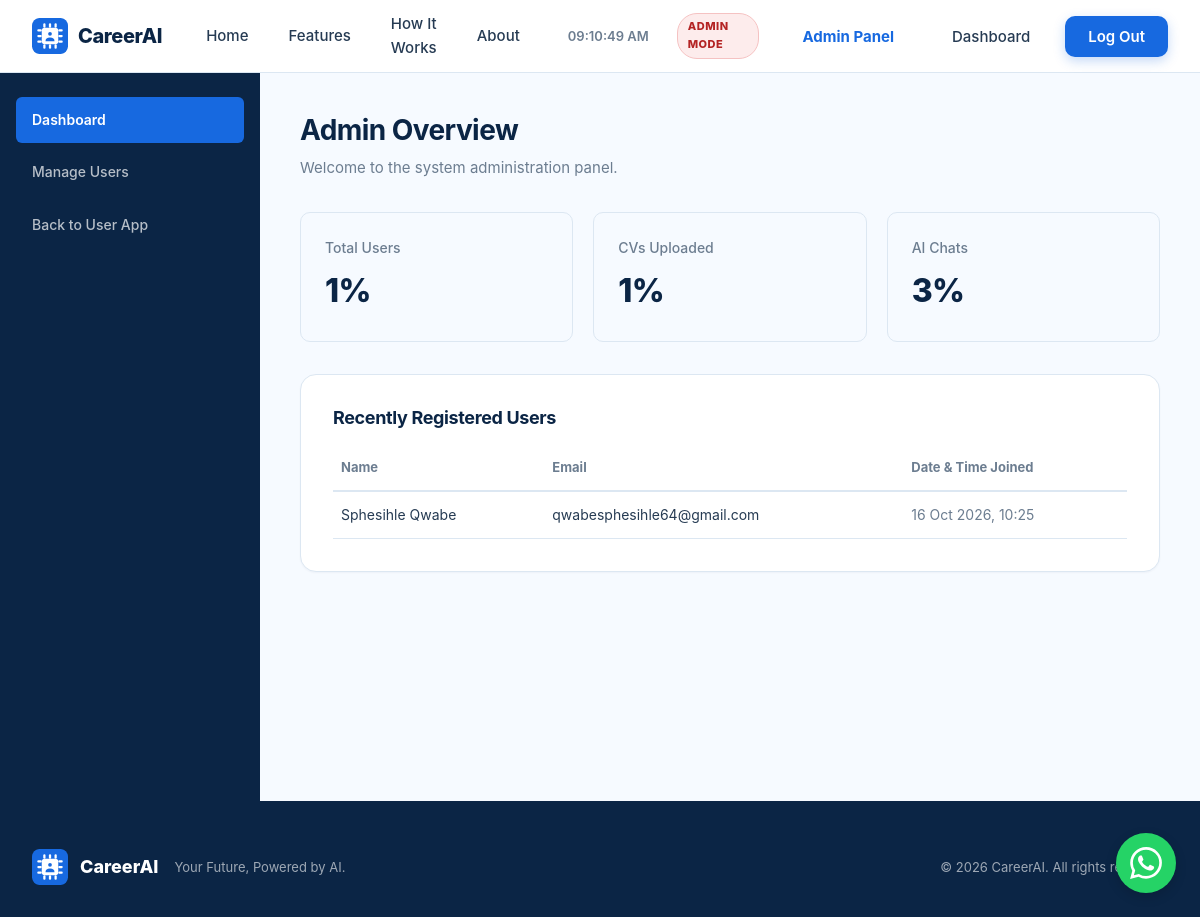
Page /admin/index.php (signed in) on the committed database.
### tables this page shows
CREATE TABLE `users` (
  `id` int(10) UNSIGNED NOT NULL,
  `first_name` varchar(50) NOT NULL,
  `last_name` varchar(50) NOT NULL,
  `email` varchar(150) NOT NULL,
  `phone` varchar(20) NOT NULL DEFAULT '',
  `password_hash` varchar(255) NOT NULL,
  `role` enum('user','admin') NOT NULL DEFAULT 'user',
  `is_active` tinyint(1) NOT NULL DEFAULT 1,
  `email_verified` tinyint(1) NOT NULL DEFAULT 0,
  `otp_code` varchar(6) NOT NULL DEFAULT '',
  `otp_expires_at` datetime DEFAULT NULL,
  `otp_attempts` tinyint(3) UNSIGNED NOT NULL DEFAULT 0,
  `reset_token` varchar(64) NOT NULL DEFAULT '',
  `reset_expires_at` datetime DEFAULT NULL,
  `created_at` datetime NOT NULL DEFAULT current_timestamp(),
  `updated_at` datetime NOT NULL DEFAULT current_timestamp() ON UPDATE current_timestamp()
);

### includes/functions.php (called while the page is built, shortened)
<?php
function url($path = '')
{
    $path = ltrim($path, '/');
    return rtrim(SITE_URL, '/') . '/' . $path;
}
function e($value)
{
    return htmlspecialchars((string) $value, ENT_QUOTES, 'UTF-8');
}

### admin/index.php (the view, shortened to what this page needs)
<?php
require_once __DIR__ . '/../config/database.php';
$totalUsers = 0;
$res = $conn->query("SELECT COUNT(*) as count FROM users WHERE role = 'user'");
if ($res) $totalUsers = $res->fetch_assoc()['count'];
$totalCvs = 0;
$res = $conn->query("SELECT COUNT(*) as count FROM cvs");
if ($res) $totalCvs = $res->fetch_assoc()['count'];
$totalChats = 0;
$res = $conn->query("SELECT COUNT(*) as count FROM chat_messages WHERE role = 'user'");
if ($res) $totalChats = $res->fetch_assoc()['count'];
$recentUsers = $conn->query("SELECT first_name, last_name, email, created_at FROM users WHERE role = 'user' ORDER BY created_at DESC LIMIT 5");
require_once __DIR__ . '/../includes/header.php';
?>
<div class="dashboard-wrapper">
    <aside class="dash-sidebar">
        <nav class="dash-menu" aria-label="Admin navigation">
            <a href="<?php echo url('admin/index.php'); ?>" class="active">Dashboard</a>
            <a href="<?php echo url('admin/users.php'); ?>">Manage Users</a>
            <a href="<?php echo url('pages/dashboard.php'); ?>">Back to User App</a>
        </nav>
    </aside>
    <main class="dash-content" id="main-content">
        <div class="dash-header">
            <h1>Admin Overview</h1>
            <p>Welcome to the system administration panel.</p>
        </div>
        <div class="preview-stats" style="grid-template-columns: repeat(3, 1fr); gap: 20px; margin-bottom: 32px; max-width: 900px;">
            <div class="preview-stat-card" style="padding: 24px; text-align: left;">
                <p class="stat-label" style="font-size: 14px;">Total Users</p>
                <p class="stat-value" style="font-size: 32px;"><?php echo $totalUsers; ?></p>
            </div>
            <div class="preview-stat-card" style="padding: 24px; text-align: left;">
                <p class="stat-label" style="font-size: 14px;">CVs Uploaded</p>
                <p class="stat-value" style="font-size: 32px;"><?php echo $totalCvs; ?></p>
            </div>
            <div class="preview-stat-card" style="padding: 24px; text-align: left;">
                <p class="stat-label" style="font-size: 14px;">AI Chats</p>
                <p class="stat-value" style="font-size: 32px;"><?php echo $totalChats; ?></p>
            </div>
        </div>
        <div class="dash-card" style="max-width: 900px;">
            <h2 style="font-size: 18px; margin-bottom: 16px;">Recently Registered Users</h2>
            <div style="overflow-x: auto;">
                <table style="width: 100%; border-collapse: collapse; text-align: left;">
                    <thead>
                        <tr style="border-bottom: 2px solid var(--border-color);">
                            <th style="padding: 12px 8px; color: var(--secondary-text); font-size: 13px;">Name</th>
                            <th style="padding: 12px 8px; color: var(--secondary-text); font-size: 13px;">Email</th>
                            <th style="padding: 12px 8px; color: var(--secondary-text); font-size: 13px;">Date & Time Joined</th>
                        </tr>
                    </thead>
                    <tbody>
                        <?php
                        if ($recentUsers && $recentUsers->num_rows > 0) {
                            while($row = $recentUsers->fetch_assoc()): ?>
                                <tr style="border-bottom: 1px solid var(--border-color);">
                                    <td style="padding: 12px 8px; font-size: 14px;"><?php echo e($row['first_name'] . ' ' . $row['last_name']); ?></td>
                                    <td style="padding: 12px 8px; font-size: 14px;"><?php echo e($row['email']); ?></td>
                                    <td style="padding: 12px 8px; font-size: 14px; color: var(--secondary-text);">
                                        <?php echo date('d M Y, H:i', strtotime($row['created_at'])); ?>
                                    </td>
                                </tr>
                            <?php endwhile;
                        } else {
                            echo '<tr><td colspan="3" style="padding: 16px; text-align: center; color: var(--secondary-text);">No users found.</td></tr>';
                        }
                        ?>
                    </tbody>
                </table>
            </div>
        </div>
    </main>
</div>
<?php require_once __DIR__ . '/../includes/footer.php'; ?>

### assets/css/style.css (style rules this page uses)
*, *::before, *::after { box-sizing: border-box; margin: 0; padding: 0; }
:root { --primary-blue: #1769E0; --primary-blue-dark: #1257C0; --dark-navy: #0B2545; --light-blue: #EDF5FF; --very-light-bg: #F6FAFF; --white: #FFFFFF; --main-text: #263B53; --secondary-text: #6C7D90; --success-green: #19A86B; --purple-accent: #7654D6; --border-color: #DCE7F2; --shadow-sm: 0 1px 2px rgba(11, 37, 69, 0.04); --shadow-md: 0 4px 12px rgba(11, 37, 69, 0.06); --shadow-lg: 0 12px 32px rgba(11, 37, 69, 0.10); --shadow-xl: 0 24px 60px rgba(11, 37, 69, 0.12); --radius-sm: 6px; --radius-md: 10px; --radius-lg: 16px; --radius-xl: 24px; }
html { scroll-behavior: smooth; -webkit-text-size-adjust: 100%; }
body { font-family: 'Inter', -apple-system, BlinkMacSystemFont, 'Segoe UI', Roboto, 'Helvetica Neue', Arial, sans-serif; font-size: 16px; line-height: 1.6; color: var(--main-text); background-color: var(--white); -webkit-font-smoothing: antialiased; -moz-osx-font-smoothing: grayscale; }
a { text-decoration: none; color: inherit; transition: color 0.2s ease; }
h1, h2, h3, h4, h5, h6 { color: var(--dark-navy); font-weight: 700; line-height: 1.25; letter-spacing: -0.02em; }
.preview-stats { display: grid; grid-template-columns: repeat(3, 1fr); gap: 10px; margin-bottom: 18px; }
.preview-stat-card { background-color: var(--very-light-bg); border: 1px solid var(--border-color); border-radius: var(--radius-md); padding: 12px; text-align: center; }
.stat-label { font-size: 10px; color: var(--secondary-text); margin-bottom: 6px; font-weight: 500; }
.stat-value { font-size: 22px; font-weight: 800; color: var(--dark-navy); letter-spacing: -0.02em; }

### assets/css/dashboard.css (style rules this page uses)
.dashboard-wrapper { display: flex; min-height: calc(100vh - 72px); background-color: var(--very-light-bg); }
.dash-sidebar { width: 260px; background-color: var(--dark-navy); color: var(--white); padding: 24px 16px; flex-shrink: 0; }
.dash-menu { display: flex; flex-direction: column; gap: 6px; }
.dash-menu a { display: flex; align-items: center; gap: 12px; padding: 12px 16px; border-radius: var(--radius-sm); color: rgba(255, 255, 255, 0.7); font-size: 14px; font-weight: 500; transition: all 0.2s ease; }
.dash-menu a.active { background-color: var(--primary-blue); color: var(--white); font-weight: 600; }
.dash-content { flex: 1; padding: 40px; overflow-y: auto; }
.dash-header { margin-bottom: 32px; }
.dash-header h1 { font-size: 28px; color: var(--dark-navy); margin-bottom: 8px; }
.dash-header p { color: var(--secondary-text); font-size: 15px; }
.dash-card { background-color: var(--white); border: 1px solid var(--border-color); border-radius: var(--radius-lg); padding: 32px; box-shadow: var(--shadow-sm); max-width: 800px; }

### rows in the picture
users: first_name+last_name "Sphesihle Qwabe", email "qwabesphesihle64@gmail.com", created_at "16 Oct 2026, 10:25"

### other values in the picture
SITE_NAME "CareerAI"
$totalUsers "1%"
$totalCvs "1%"
$totalChats "3%"
SITE_TAGLINE "Your Future, Powered by AI"
